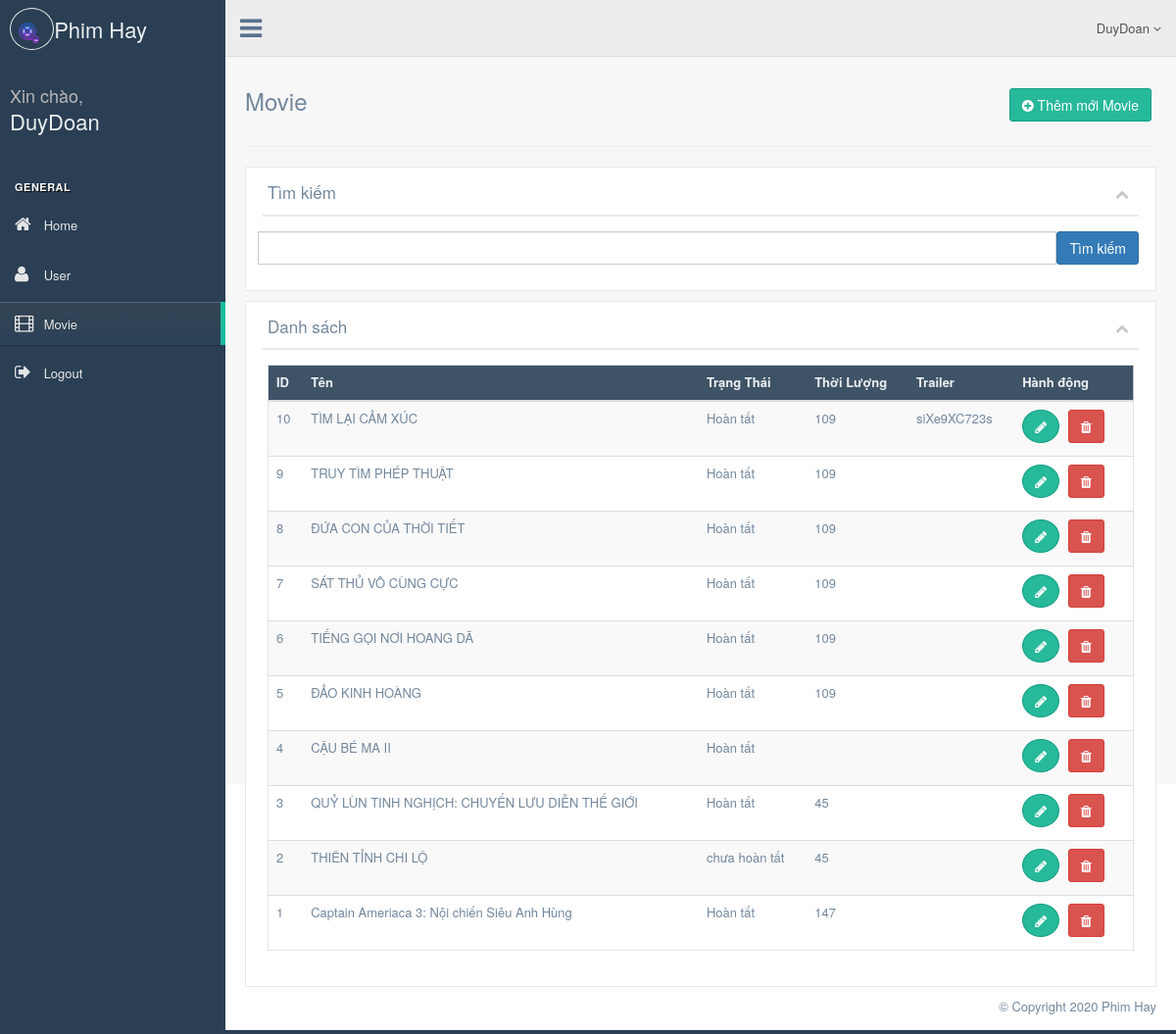
The page /admin/index.php?page=movie (signed in) on the database its author committed.
### tables this page shows
CREATE TABLE USER(
    USERNAME VARCHAR(50) UNIQUE,
    PASSWORD VARCHAR(32),
    ISADMIN bit,
    EMAIL VARCHAR(100),
    HOTEN TEXT,
    NGAYSINH DATE,
    primary key (EMAIL)
);

CREATE TABLE PHIM(
    ID INT NOT NULL AUTO_INCREMENT,
    TENPHIMVN text,
    TENPHIMGOC text,
    TRANGTHAI text,
    NAMPHATHANH DATE,
    THOILUONG INT,
    CHATLUONG text,
    DOPHANGIAI text,
    NGONNGU text,
    ANHPHIM TEXT,
    NOIDUNGPHIM TEXT,
    DUONGDAN TEXT,
    DANHGIA INT,
    TRAILER TEXT,
    PRIMARY KEY (ID)
);

### Model/DataUser.php (called while the page is built, shortened)
<?php
require_once __DIR__."/DatabaseConnect.php";
require_once  __DIR__."/../Class/User.php";
function getUser($email = "", $username = ""){
    $sql = "Select USERNAME, ISADMIN, EMAIL, HOTEN, NGAYSINH from USER WHERE EMAIL = :email or USERNAME = :username";
    global $conn;
    $stmt = $conn->prepare($sql);
    $stmt->bindParam(':email', $email, PDO::PARAM_STR);
    $stmt->bindParam(':username', $username, PDO::PARAM_STR);
    $stmt->setFetchMode(PDO::FETCH_CLASS, "User");
    $stmt->execute();
    $result = $stmt->fetch();
    return $result;
}
?>

### Controller/ControllerUser.php (called while the page is built, shortened)
<?php
require __DIR__."/../Model/DataUser.php";
class ControllerUser
{
    public function getUserFromEmail($email){
        return getUser($email);
    }
}

### Class/User.php (called while the page is built, shortened)
<?php
class User
{
    private $USERNAME;
    public function getUSERNAME()
    {
        return $this->USERNAME;
    }
}

### Model/DataPhim.php (called while the page is built, shortened)
<?php
require_once __DIR__."/../Model/DatabaseConnect.php";
require_once  __DIR__."/../Class/Phim.php";
function getPhims($a, $b){
    $sql = "Select ID, TENPHIMVN, TENPHIMGOC, TRANGTHAI, NAMPHATHANH, THOILUONG, CHATLUONG,
            DOPHANGIAI, NGONNGU, ANHPHIM, NOIDUNGPHIM, DUONGDAN, DANHGIA, TRAILER from PHIM ORDER BY ID desc limit :a, :b";
    global $conn;
    $stmt = $conn->prepare($sql);
    $stmt->bindParam(':a', $a, PDO::PARAM_INT);
    $stmt->bindParam(':b', $b, PDO::PARAM_INT);
    $stmt->setFetchMode(PDO::FETCH_CLASS, "Phim" );
    $stmt->execute();
    $result = $stmt->fetchAll();
    return $result;
}
function getLengthPhim(){
    $sql = "Select count(*) as length from PHIM";
    global $conn;
    $stmt = $conn->prepare($sql);
    $stmt->setFetchMode(PDO::FETCH_ASSOC);
    $stmt->execute();
    $result = $stmt->fetch();
    return $result["length"];
}
?>

### Controller/ControllerPhim.php (called while the page is built, shortened)
<?php
require __DIR__."/../Model/DataPhim.php";
class ControllerPhim
{
    public function getAllPhim()
    {
        $a = getLengthPhim();
        return getPhims(0, $a);
    }
}

### Class/Phim.php (called while the page is built, shortened)
<?php
class Phim
{
    private $ID;
    private $TENPHIMVN;
    private $TRANGTHAI;
    private $THOILUONG;
    private $TRAILER;
    public function getID()
    {
        return $this->ID;
    }
    public function getTENPHIMVN()
    {
        return $this->TENPHIMVN;
    }
    public function getTRANGTHAI()
    {
        return $this->TRANGTHAI;
    }
    public function getTHOILUONG()
    {
        return $this->THOILUONG;
    }
    public function getTRAILER()
    {
        return $this->TRAILER;
    }
}

### admin/Movie.php (the view, shortened to what this page needs)
<?php
    require_once __DIR__."/../Controller/ControllerPhim.php";
    $controllerPhim = new ControllerPhim();
?>
<div class="row">
    <div class="col-md-12 col-sm-12 col-xs-12">
        <div class="x_panel">
            <div class="x_title">
                <h2>Danh sách</h2>
                <ul class="nav navbar-right panel_toolbox">
                    <li class="pull-right">
                        <a class="collapse-link DS"
                        ><i class="fa fa-chevron-up"></i
                            ></a>
                    </li>
                </ul>
                <div class="clearfix"></div>
            </div>
            <div class="x_content DS">
                <div class="table-responsive">
                    <table
                            class="table table-striped jambo_table bulk_action"
                            id="table">
                        <thead>
                        <tr class="headings">
                            <th class="column-title">ID</th>
                            <th class="column-title">Tên</th>
                            <th class="column-title">Trạng Thái</th>
                            <th class="column-title">Thời Lượng</th>
                            <th class="column-title">Trailer</th>
                            <th class="column-title">Hành động</th>
                        </tr>
                        </thead>
                        <tbody>
                        <?php
                        $phim = $controllerPhim->getAllPhim();
                        foreach ($phim as $item){
                            echo "<tr class=\"even pointer\">
                            <td class=\"\">".$item->getID()."</td>
                            <td style='max-width: 10%'>
                                ".$item->getTENPHIMVN()."
                            </td>
                            <td>".$item->getTRANGTHAI()."</td>
                            <td>".$item->getTHOILUONG()."</td>
                            <td>".$item->getTRAILER()."</td>
                            <td class=\"last\">
                                <div class=\"zvn-box-btn-filter\">
                                    <a
                                        href=\"index.php?page=moviemod&editPhim=true&idphim=".$item->getID()."\"
                                        type=\"button\"
                                        class=\"btn btn-icon btn-success\"
                                        data-toggle=\"tooltip\"
                                        data-placement=\"top\"
                                        data-original-title=\"Edit\">
                                    <i class=\"fa fa-pencil\"></i> </a>
                                    <button
                                            type=\"button\" class=\"btn btn-danger\" data-toggle=\"modal\" data-target=\"#ModalId".$item->getID()."\"
                                            data-placement=\"top\"
                                            data-original-title=\"Delete\">
                                        <i class=\"fa fa-trash\"></i>
                                    </button>
                                </div>
                            </td>
                            </tr>";
                        }
                        ?>
                        </tbody>
                    </table>
                </div>
            </div>
        </div>
    </div>
</div>

### admin/index.php (shortened to what this page needs)
<?php
require_once __DIR__."/../Controller/ControllerUser.php";
if (!isset($_SESSION['email'])){
    header("Location: " . (isset($_SERVER['HTTPS']) && $_SERVER['HTTPS'] === 'on' ? "https://" : "http://") . $_SERVER['HTTP_HOST'] . "/login.php");
    exit();
}  else{
    $controllerUser = new ControllerUser();
    $user = $controllerUser->getUserFromEmail($_SESSION['email']);
}
?>
<!DOCTYPE html>
<html lang="en">
  <head>
    <link href="asset/bootstrap/dist/css/bootstrap.min.css" rel="stylesheet" />
    <link href="css/font-awesome/css/font-awesome.min.css" rel="stylesheet" />
    <link href="css/custom.min.css" rel="stylesheet" />
    <link href="css/mycss.css" rel="stylesheet" />
      <link href="https://cdn.jsdelivr.net/npm/select2@4.1.0-beta.1/dist/css/select2.min.css" rel="stylesheet" />
    <link
      rel="stylesheet"
      type="text/css"
      href="DataTables/datatables.min.css"/>
  </head>
  <body class="nav-md">
    <div class="container body">
      <div class="main_container">
        <div class="col-md-3 left_col">
          <div class="left_col scroll-view">
            <div class="navbar nav_title" style="border: 0;">
              <a href="../admin/index.php" class="site_title">
                  <i>
                      <img
                        src="/img/logo.png"
                        alt="logo"
                        width="25px"
                        height="25px"/>
                  </i>
                <span>Phim Hay</span></a>
            </div>
            <div class="profile clearfix">
              <div class="profile_info">
                <span>Xin chào,</span>
                  <?php
                    echo "<h2>".$user->getUSERNAME()."</h2>";
                  ?>
              </div>
            </div>
            <br />
            <div
              id="sidebar-menu"
              class="main_menu_side hidden-print main_menu">
              <div class="menu_section">
                <h3>General</h3>
                <ul class="nav side-menu">
                    <?php
                    if (!isset($_REQUEST['page'])){
                        echo "<li class=\"active\">";
                    }else echo "<li>";
                    ?>
                    <a href="../admin/"><i class="fa fa-home"></i> Home</a>
                  </li>
                    <?php
                    if (isset($_REQUEST['page']) && (strcmp($_REQUEST['page'], "user") == 0 || strcmp($_REQUEST['page'], "usermod") == 0)){
                        echo "<li class=\"active\">";
                    }else echo "<li>";
                    ?>
                    <a href="../admin/index.php?page=user"><i class="fa fa-user"></i> User</a>
                  </li>
                    <?php
                    if (isset($_REQUEST['page']) && strcmp($_REQUEST['page'], "movie") == 0 && strcmp($_REQUEST['page'], "moviemod")){
                        echo "<li class=\"active\">";
                    }else echo "<li>";
                    ?>
                    <a href="../admin/index.php?page=movie"><i class="fa fa-film"></i> Movie</a>
                  </li>
                  <li>
                    <a href="../login.php?logout=true">
                        <i class="fa fa-sign-out"></i>
                            Logout
                    </a>
                  </li>
                </ul>
              </div>
            </div>
          </div>
        </div>
        <div class="top_nav">
          <div class="nav_menu">
            <nav>
              <div class="nav toggle">
                <a id="menu_toggle"><i class="fa fa-bars"></i></a>
              </div>
              <ul class="nav navbar-nav navbar-right">
                <li>
                  <a
                    href="javascript:;"
                    class="user-profile dropdown-toggle"
                    data-toggle="dropdown"
                    aria-expanded="false"
                  >
                      <?php
                      echo $user->getUSERNAME();
                      ?>
                    <span class="fa fa-angle-down"></span>
                  </a>
                </li>
              </ul>
            </nav>
          </div>
        </div>
        <div class="right_col" role="main">
          <div class="page-header zvn-page-header clearfix">
            <div class="zvn-page-header-title">
              <?php
              if (isset($_REQUEST['page'])){
                  switch ($_REQUEST['page']){
                      case 'movie':
                          echo "
                                <h3>Movie</h3>
                            </div>
                            <div class=\"zvn-add-new pull-right\">
                                <a href=\"index.php?page=moviemod\" class=\"btn btn-success\">
                                    <i class=\"fa fa-plus-circle\"></i>
                                        Thêm mới Movie
                                </a>
                            </div>";
                          break;
                  }
              }else echo "<h3>Home</h3>
                                </div>";
              ?>
          </div>
              <?php
              if (!(isset($_REQUEST['page']) &&  (strcmp($_REQUEST['page'], "usermod") == 0 || strcmp($_REQUEST['page'], "moviemod") == 0))){
                  echo "<div class=\"row\">
                            <div class=\"col-md-12 col-sm-12 col-xs-12\">
                              <div class=\"x_panel\">
                                <div class=\"x_title\">
                                  <h2>Tìm kiếm</h2>
                                  <ul class=\"nav navbar-right panel_toolbox\">
                                    <li class=\"pull-right\">
                                      <a class=\"collapse-link BL\"
                                        ><i class=\"fa fa-chevron-up\"></i
                                      ></a>
                                    </li>
                                  </ul>
                                  <div class=\"clearfix\"></div>
                                </div>
                                <div class=\"x_content BL\">
                                  <div class=\"row\">
                                      <div class=\"input-group\">
                                        <input
                                          type=\"text\"
                                          class=\"form-control\"
                                          name=\"search_value\"
                                          value=\"\"/>
                                        <span class=\"input-group-btn\">
                                          <button
                                            id=\"btn-search\"
                                            type=\"button\"
                                            class=\"btn btn-primary\"
                                          >
                                            Tìm kiếm
                                          </button>
                                        </span>
                                        <input type=\"hidden\" name=\"search_field\" value=\"all\" />
                                      </div>
                                  </div>
                                </div>
                              </div>
                            </div>
                          </div>";
              }
              ?>
            <?php
                if (isset($_REQUEST['page'])){
                    switch ($_REQUEST['page']){
                        case 'movie':
                            require_once __DIR__."/Movie.php";
                            break;
                    }
                }
            ?>
        </div>
        <footer>
          <div class="pull-right">
            © Copyright 2020 Phim Hay
          </div>
        </footer>
      </div>
    </div>
  </body>
</html>

### admin/css/mycss.css (style rules this page uses)
* { padding: 0; margin: 0; }
html { height: 100vh; }
.page-header.zvn-page-header { padding-top: 40px; padding-bottom: 20px; }
.zvn-page-header-title h3 { margin: 0; }
.zvn-page-header-title { display: inline-block; }
.btn-icon { border-radius: 50%; }
.main_menu_side { margin-top: 20px; }

### rows shown on the page
user: USERNAME "DuyDoan"
phim: ID "10", TENPHIMVN "TÌM LẠI CẢM XÚC", TRANGTHAI "Hoàn tất", THOILUONG "109", TRAILER "siXe9XC723s"
phim: ID "9", TENPHIMVN "TRUY TÌM PHÉP THUẬT", TRANGTHAI "Hoàn tất", THOILUONG "109"
phim: ID "8", TENPHIMVN "ĐỨA CON CỦA THỜI TIẾT", TRANGTHAI "Hoàn tất", THOILUONG "109"
phim: ID "7", TENPHIMVN "SÁT THỦ VÔ CÙNG CỰC", TRANGTHAI "Hoàn tất", THOILUONG "109"
phim: ID "6", TENPHIMVN "TIẾNG GỌI NƠI HOANG DÃ", TRANGTHAI "Hoàn tất", THOILUONG "109"
phim: ID "5", TENPHIMVN "ĐẢO KINH HOÀNG", TRANGTHAI "Hoàn tất", THOILUONG "109"
phim: ID "4", TENPHIMVN "CẬU BÉ MA II", TRANGTHAI "Hoàn tất"
phim: ID "3", TENPHIMVN "QUỶ LÙN TINH NGHỊCH: CHUYẾN LƯU DIỄN THẾ GIỚI", TRANGTHAI "Hoàn tất", THOILUONG "45"
phim: ID "2", TENPHIMVN "THIÊN TỈNH CHI LỘ", TRANGTHAI "chưa hoàn tất", THOILUONG "45"
phim: ID "1", TENPHIMVN "Captain Ameriaca 3: Nội chiến Siêu Anh Hùng", TRANGTHAI "Hoàn tất", THOILUONG "147"
